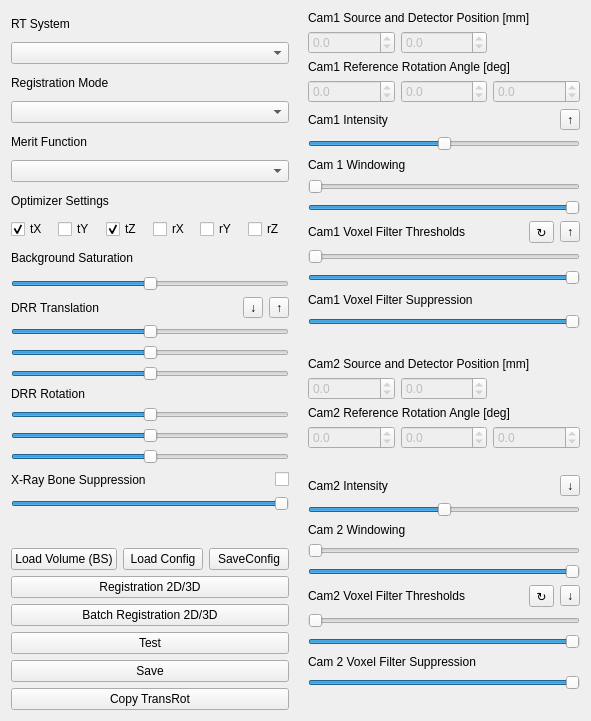
   <widget class="QWidget" name="layoutWidget">
    <property name="geometry">
     <rect>
      <x>19</x>
      <y>22</y>
      <width>591</width>
      <height>721</height>
     </rect>
    </property>
    <layout class="QHBoxLayout" name="horizontalLayout_43">
     <item>
      <layout class="QVBoxLayout" name="verticalLayout_2">
       <item>
        <widget class="QLabel" name="label_28">
         <property name="text">
          <string>RT System</string>
         </property>
        </widget>
       </item>
       <item>
        <widget class="QComboBox" name="comboBox_RtSystem"/>
       </item>
       <item>
        <widget class="QLabel" name="label_5">
         <property name="text">
          <string>Registration Mode</string>
         </property>
        </widget>
       </item>
       <item>
        <widget class="QComboBox" name="comboBox_RegistrationMode"/>
       </item>
       <item>
        <widget class="QLabel" name="label_4">
         <property name="text">
          <string>Merit Function</string>
         </property>
        </widget>
       </item>
       <item>
        <widget class="QComboBox" name="comboBox_MeritFunction"/>
       </item>
       <item>
        <widget class="QLabel" name="label_6">
         <property name="text">
          <string>Optimizer Settings</string>
         </property>
        </widget>
       </item>
       <item>
        <layout class="QGridLayout" name="gridLayout_13">
         <item row="0" column="0">
          <widget class="QCheckBox" name="checkBox_tx">
           <property name="text">
            <string>tX</string>
           </property>
           <property name="checked">
            <bool>true</bool>
           </property>
          </widget>
         </item>
         <item row="0" column="1">
          <widget class="QCheckBox" name="checkBox_ty">
           <property name="text">
            <string>tY</string>
           </property>
           <property name="checked">
            <bool>false</bool>
           </property>
          </widget>
         </item>
         <item row="0" column="2">
          <widget class="QCheckBox" name="checkBox_tz">
           <property name="text">
            <string>tZ</string>
           </property>
           <property name="checked">
            <bool>true</bool>
           </property>
          </widget>
         </item>
         <item row="0" column="4">
          <widget class="QCheckBox" name="checkBox_ry">
           <property name="text">
            <string>rY</string>
           </property>
          </widget>
         </item>
         <item row="0" column="3">
          <widget class="QCheckBox" name="checkBox_rx">
           <property name="text">
            <string>rX</string>
           </property>
          </widget>
         </item>
         <item row="0" column="5">
          <widget class="QCheckBox" name="checkBox_rz">
           <property name="text">
            <string>rZ</string>
           </property>
          </widget>
         </item>
        </layout>
       </item>
       <item>
        <widget class="QLabel" name="label_20">
         <property name="text">
          <string>Background Saturation</string>
         </property>
        </widget>
       </item>
       <item>
        <widget class="QSlider" name="horizontalSlider_BackgroundSaturation">
         <property name="maximum">
          <number>255</number>
         </property>
         <property name="value">
          <number>128</number>
         </property>
         <property name="orientation">
          <enum>Qt::Horizontal</enum>
         </property>
        </widget>
       </item>
       <item>
        <layout class="QGridLayout" name="gridLayout_12">
         <item row="8" column="0">
          <widget class="QLabel" name="label_2">
           <property name="text">
            <string>DRR Rotation</string>
           </property>
          </widget>
         </item>
         <item row="2" column="0">
          <layout class="QGridLayout" name="gridLayout_11">
           <item row="0" column="0">
            <widget class="QLabel" name="label_26">
             <property name="text">
              <string>DRR Translation</string>
             </property>
            </widget>
           </item>
           <item row="0" column="2">
            <widget class="QToolButton" name="toolButton_DrrTransRotUp">
             <property name="text">
              <string>↑</string>
             </property>
            </widget>
           </item>
           <item row="0" column="1">
            <widget class="QToolButton" name="toolButton_DrrTransformDown">
             <property name="text">
              <string>↓</string>
             </property>
            </widget>
           </item>
          </layout>
         </item>
         <item row="3" column="0">
          <widget class="QSlider" name="horizontalSlider_TransX">
           <property name="minimum">
            <number>-10000</number>
           </property>
           <property name="maximum">
            <number>10000</number>
           </property>
           <property name="orientation">
            <enum>Qt::Horizontal</enum>
           </property>
          </widget>
         </item>
         <item row="11" column="0">
          <widget class="QSlider" name="horizontalSlider_RotZ">
           <property name="minimum">
            <number>-1800</number>
           </property>
           <property name="maximum">
            <number>1800</number>
           </property>
           <property name="orientation">
            <enum>Qt::Horizontal</enum>
           </property>
          </widget>
         </item>
         <item row="10" column="0">
          <widget class="QSlider" name="horizontalSlider_RotY">
           <property name="minimum">
            <number>-1800</number>
           </property>
           <property name="maximum">
            <number>1800</number>
           </property>
           <property name="orientation">
            <enum>Qt::Horizontal</enum>
           </property>
          </widget>
         </item>
         <item row="4" column="0">
          <widget class="QSlider" name="horizontalSlider_TransY">
           <property name="minimum">
            <number>-10000</number>
           </property>
           <property name="maximum">
            <number>10000</number>
           </property>
           <property name="orientation">
            <enum>Qt::Horizontal</enum>
           </property>
          </widget>
         </item>
         <item row="9" column="0">
          <widget class="QSlider" name="horizontalSlider_RotX">
           <property name="minimum">
            <number>-1800</number>
           </property>
           <property name="maximum">
            <number>1800</number>
           </property>
           <property name="orientation">
            <enum>Qt::Horizontal</enum>
           </property>
          </widget>
         </item>
         <item row="5" column="0">
          <widget class="QSlider" name="horizontalSlider_TransZ">
           <property name="minimum">
            <number>-10000</number>
           </property>
           <property name="maximum">
            <number>10000</number>
           </property>
           <property name="orientation">
            <enum>Qt::Horizontal</enum>
           </property>
          </widget>
         </item>
        </layout>
       </item>
       <item>
        <layout class="QGridLayout" name="gridLayout_18">
         <item row="0" column="0">
          <layout class="QHBoxLayout" name="horizontalLayout_4">
           <item>
            <widget class="QLabel" name="label_25">
             <property name="text">
              <string>X-Ray Bone Suppression</string>
             </property>
            </widget>
           </item>
           <item>
            <spacer name="horizontalSpacer">
             <property name="orientation">
              <enum>Qt::Horizontal</enum>
             </property>
             <property name="sizeHint" stdset="0">
              <size>
               <width>40</width>
               <height>20</height>
              </size>
             </property>
            </spacer>
           </item>
           <item>
            <widget class="QCheckBox" name="checkBox_XrayBS">
             <property name="text">
              <string/>
             </property>
            </widget>
           </item>
          </layout>
         </item>
        </layout>
       </item>
       <item>
        <widget class="QSlider" name="horizontalSlider_WeightingFactorXray">
         <property name="maximum">
          <number>100</number>
         </property>
         <property name="value">
          <number>100</number>
         </property>
         <property name="orientation">
          <enum>Qt::Horizontal</enum>
         </property>
        </widget>
       </item>
       <item>
        <widget class="QLabel" name="label_weightsBS">
         <property name="text">
          <string/>
         </property>
        </widget>
       </item>
       <item>
        <layout class="QHBoxLayout" name="horizontalLayout_5">
         <item>
          <widget class="QPushButton" name="pushButton_LoadVolume">
           <property name="text">
            <string>Load Volume (BS)</string>
           </property>
          </widget>
         </item>
         <item>
          <widget class="QPushButton" name="pushButton_LoadConfig">
           <property name="text">
            <string>Load Config</string>
           </property>
          </widget>
         </item>
         <item>
          <widget class="QPushButton" name="pushButton_SaveConfig">
           <property name="text">
            <string>SaveConfig</string>
           </property>
          </widget>
         </item>
        </layout>
       </item>
       <item>
        <layout class="QHBoxLayout" name="horizontalLayout"/>
       </item>
       <item>
        <widget class="QPushButton" name="pushButton_Registration_2D3D">
         <property name="text">
          <string>Registration 2D/3D</string>
         </property>
        </widget>
       </item>
       <item>
        <widget class="QPushButton" name="pushButton_BatchRegistration2D3D">
         <property name="text">
          <string>Batch Registration 2D/3D</string>
         </property>
        </widget>
       </item>
       <item>
        <widget class="QPushButton" name="pushButton_Test">
         <property name="text">
          <string>Test</string>
         </property>
        </widget>
       </item>
       <item>
        <widget class="QPushButton" name="pushButton_SaveDrrs">
         <property name="text">
          <string>Save</string>
         </property>
        </widget>
       </item>
       <item>
        <widget class="QPushButton" name="pushButton_CopyTransRot">
         <property name="text">
          <string>Copy TransRot</string>
         </property>
        </widget>
       </item>
      </layout>
     </item>
     <item>
      <spacer name="horizontalSpacer_2">
       <property name="orientation">
        <enum>Qt::Horizontal</enum>
       </property>
       <property name="sizeType">
        <enum>QSizePolicy::Fixed</enum>
       </property>
       <property name="sizeHint" stdset="0">
        <size>
         <width>13</width>
         <height>20</height>
        </size>
       </property>
      </spacer>
     </item>
     <item>
      <layout class="QVBoxLayout" name="verticalLayout_7">
       <item>
        <layout class="QVBoxLayout" name="verticalLayout_9">
         <item>
          <layout class="QVBoxLayout" name="verticalLayout_8">
           <item>
            <layout class="QGridLayout" name="gridLayout_5">
             <item row="1" column="0">
              <widget class="QDoubleSpinBox" name="doubleSpinBox_Cam1SourceDistance">
               <property name="enabled">
                <bool>false</bool>
               </property>
               <property name="decimals">
                <number>1</number>
               </property>
               <property name="minimum">
                <double>-2000.000000000000000</double>
               </property>
               <property name="maximum">
                <double>2000.000000000000000</double>
               </property>
              </widget>
             </item>
             <item row="4" column="0">
              <widget class="QDoubleSpinBox" name="doubleSpinBox_Cam1RotX">
               <property name="enabled">
                <bool>false</bool>
               </property>
               <property name="decimals">
                <number>1</number>
               </property>
               <property name="minimum">
                <double>-180.000000000000000</double>
               </property>
               <property name="maximum">
                <double>180.000000000000000</double>
               </property>
              </widget>
             </item>
             <item row="4" column="1">
              <widget class="QDoubleSpinBox" name="doubleSpinBox_Cam1RotY">
               <property name="enabled">
                <bool>false</bool>
               </property>
               <property name="decimals">
                <number>1</number>
               </property>
               <property name="minimum">
                <double>-180.000000000000000</double>
               </property>
               <property name="maximum">
                <double>180.000000000000000</double>
               </property>
              </widget>
             </item>
             <item row="4" column="2">
              <widget class="QDoubleSpinBox" name="doubleSpinBox_Cam1RotZ">
               <property name="enabled">
                <bool>false</bool>
               </property>
               <property name="decimals">
                <number>1</number>
               </property>
               <property name="minimum">
                <double>-180.000000000000000</double>
               </property>
               <property name="maximum">
                <double>180.000000000000000</double>
               </property>
              </widget>
             </item>
             <item row="3" column="0" colspan="3">
              <widget class="QLabel" name="label_18">
               <property name="text">
                <string>Cam1 Reference Rotation Angle [deg]</string>
               </property>
              </widget>
             </item>
             <item row="0" column="0" colspan="3">
              <widget class="QLabel" name="label_17">
               <property name="text">
                <string>Cam1 Source and Detector Position [mm]</string>
               </property>
              </widget>
             </item>
             <item row="1" column="1">
              <widget class="QDoubleSpinBox" name="doubleSpinBox_Cam1DetectorDistance">
               <property name="enabled">
                <bool>false</bool>
               </property>
               <property name="decimals">
                <number>1</number>
               </property>
               <property name="minimum">
                <double>-2000.000000000000000</double>
               </property>
               <property name="maximum">
                <double>2000.000000000000000</double>
               </property>
              </widget>
             </item>
            </layout>
           </item>
           <item>
            <layout class="QGridLayout" name="gridLayout_8">
             <item row="0" column="0">
              <widget class="QLabel" name="label">
               <property name="text">
                <string>Cam1 Intensity</string>
               </property>
              </widget>
             </item>
             <item row="0" column="1">
              <widget class="QToolButton" name="toolButton_Intensity1Up">
               <property name="text">
                <string>↑</string>
               </property>
              </widget>
             </item>
            </layout>
           </item>
           <item>
            <widget class="QSlider" name="horizontalSlider_Intensity1">
             <property name="minimum">
              <number>0</number>
             </property>
             <property name="maximum">
              <number>1000</number>
             </property>
             <property name="value">
              <number>500</number>
             </property>
             <property name="sliderPosition">
              <number>500</number>
             </property>
             <property name="orientation">
              <enum>Qt::Horizontal</enum>
             </property>
            </widget>
           </item>
           <item>
            <widget class="QLabel" name="label_7">
             <property name="text">
              <string>Cam 1 Windowing</string>
             </property>
            </widget>
           </item>
           <item>
            <widget class="QSlider" name="horizontalSlider_Windowing1Min">
             <property name="maximum">
              <number>65535</number>
             </property>
             <property name="orientation">
              <enum>Qt::Horizontal</enum>
             </property>
            </widget>
           </item>
           <item>
            <widget class="QSlider" name="horizontalSlider_Windowing1Max">
             <property name="maximum">
              <number>65535</number>
             </property>
             <property name="value">
              <number>65535</number>
             </property>
             <property name="orientation">
              <enum>Qt::Horizontal</enum>
             </property>
            </widget>
           </item>
           <item>
            <layout class="QGridLayout" name="gridLayout_4">
             <item row="0" column="1">
              <widget class="QToolButton" name="toolButton_VoxelFilter1ThresholdSwap">
               <property name="text">
                <string>↻</string>
               </property>
              </widget>
             </item>
             <item row="0" column="2">
              <widget class="QToolButton" name="toolButton_VoxelFilter1ThresholdUp">
               <property name="text">
                <string>↑</string>
               </property>
              </widget>
             </item>
             <item row="0" column="0">
              <widget class="QLabel" name="label_16">
               <property name="text">
                <string>Cam1 Voxel Filter Thresholds</string>
               </property>
              </widget>
             </item>
            </layout>
           </item>
           <item>
            <widget class="QSlider" name="horizontalSlider_VoxelFilter1ThresholdLow">
             <property name="maximum">
              <number>65535</number>
             </property>
             <property name="orientation">
              <enum>Qt::Horizontal</enum>
             </property>
            </widget>
           </item>
           <item>
            <widget class="QSlider" name="horizontalSlider_VoxelFilter1ThresholdHigh">
             <property name="maximum">
              <number>65535</number>
             </property>
             <property name="value">
              <number>65535</number>
             </property>
             <property name="orientation">
              <enum>Qt::Horizontal</enum>
             </property>
            </widget>
           </item>
           <item>
            <widget class="QLabel" name="label_29">
             <property name="text">
              <string>Cam1 Voxel Filter Suppression</string>
             </property>
            </widget>
           </item>
           <item>
            <widget class="QSlider" name="horizontalSlider_WeightingFactorDrr1">
             <property name="maximum">
              <number>100</number>
             </property>
             <property name="value">
              <number>100</number>
             </property>
             <property name="orientation">
              <enum>Qt::Horizontal</enum>
             </property>
            </widget>
           </item>
           <item>
            <widget class="QLabel" name="label_Cam1Settings">
             <property name="text">
              <string/>
             </property>
            </widget>
           </item>
          </layout>
         </item>
        </layout>
       </item>
       <item>
        <layout class="QVBoxLayout" name="verticalLayout_11">
         <item>
          <layout class="QGridLayout" name="gridLayout_7">
           <item row="2" column="0" colspan="3">
            <widget class="QLabel" name="label_19">
             <property name="text">
              <string>Cam2 Reference Rotation Angle [deg]</string>
             </property>
            </widget>
           </item>
           <item row="0" column="0" colspan="3">
            <widget class="QLabel" name="label_22">
             <property name="text">
              <string>Cam2 Source and Detector Position [mm]</string>
             </property>
            </widget>
           </item>
           <item row="1" column="0">
            <widget class="QDoubleSpinBox" name="doubleSpinBox_Cam2SourceDistance">
             <property name="enabled">
              <bool>false</bool>
             </property>
             <property name="decimals">
              <number>1</number>
             </property>
             <property name="minimum">
              <double>-2000.000000000000000</double>
             </property>
             <property name="maximum">
              <double>2000.000000000000000</double>
             </property>
            </widget>
           </item>
           <item row="1" column="1">
            <widget class="QDoubleSpinBox" name="doubleSpinBox_Cam2DetectorDistance">
             <property name="enabled">
              <bool>false</bool>
             </property>
             <property name="decimals">
              <number>1</number>
             </property>
             <property name="minimum">
              <double>-2000.000000000000000</double>
             </property>
             <property name="maximum">
              <double>2000.000000000000000</double>
             </property>
            </widget>
           </item>
           <item row="3" column="0">
            <widget class="QDoubleSpinBox" name="doubleSpinBox_Cam2RotX">
             <property name="enabled">
              <bool>false</bool>
             </property>
             <property name="decimals">
              <number>1</number>
             </property>
             <property name="minimum">
              <double>-180.000000000000000</double>
             </property>
             <property name="maximum">
              <double>180.000000000000000</double>
             </property>
            </widget>
           </item>
           <item row="3" column="1">
            <widget class="QDoubleSpinBox" name="doubleSpinBox_Cam2RotY">
             <property name="enabled">
              <bool>false</bool>
             </property>
             <property name="decimals">
              <number>1</number>
             </property>
             <property name="minimum">
              <double>-180.000000000000000</double>
             </property>
             <property name="maximum">
              <double>180.000000000000000</double>
             </property>
            </widget>
           </item>
           <item row="3" column="2">
            <widget class="QDoubleSpinBox" name="doubleSpinBox_Cam2RotZ">
             <property name="enabled">
              <bool>false</bool>
             </property>
             <property name="decimals">
              <number>1</number>
             </property>
             <property name="minimum">
              <double>-180.000000000000000</double>
             </property>
             <property name="maximum">
              <double>180.000000000000000</double>
             </property>
            </widget>
           </item>
          </layout>
         </item>
         <item>
          <widget class="QLabel" name="label_21">
           <property name="text">
            <string/>
           </property>
          </widget>
         </item>
         <item>
          <layout class="QGridLayout" name="gridLayout_9">
           <item row="0" column="0">
            <widget class="QLabel" name="label_9">
             <property name="text">
              <string>Cam2 Intensity</string>
             </property>
            </widget>
           </item>
           <item row="0" column="1">
            <widget class="QToolButton" name="toolButton_Intensity2Down">
             <property name="text">
              <string>↓</string>
             </property>
            </widget>
           </item>
          </layout>
         </item>
         <item>
          <widget class="QSlider" name="horizontalSlider_Intensity2">
           <property name="maximum">
            <number>1000</number>
           </property>
           <property name="value">
            <number>500</number>
           </property>
           <property name="orientation">
            <enum>Qt::Horizontal</enum>
           </property>
          </widget>
         </item>
         <item>
          <widget class="QLabel" name="label_31">
           <property name="text">
            <string>Cam 2 Windowing</string>
           </property>
          </widget>
         </item>
         <item>
          <widget class="QSlider" name="horizontalSlider_Windowing2Min">
           <property name="maximum">
            <number>65535</number>
           </property>
           <property name="orientation">
            <enum>Qt::Horizontal</enum>
           </property>
          </widget>
         </item>
         <item>
          <widget class="QSlider" name="horizontalSlider_Windowing2Max">
           <property name="maximum">
            <number>65535</number>
           </property>
           <property name="value">
            <number>65535</number>
           </property>
           <property name="orientation">
            <enum>Qt::Horizontal</enum>
           </property>
          </widget>
         </item>
         <item>
          <layout class="QGridLayout" name="gridLayout_3">
           <item row="0" column="2">
            <widget class="QToolButton" name="toolButton_VoxelFilter2ThresholdDown">
             <property name="text">
              <string>↓</string>
             </property>
            </widget>
           </item>
           <item row="0" column="1">
            <widget class="QToolButton" name="toolButton_VoxelFilter2ThresholdSwap">
             <property name="text">
              <string>↻</string>
             </property>
            </widget>
           </item>
           <item row="0" column="0">
            <widget class="QLabel" name="label_8">
             <property name="text">
              <string>Cam2 Voxel Filter Thresholds</string>
             </property>
            </widget>
           </item>
          </layout>
         </item>
         <item>
          <widget class="QSlider" name="horizontalSlider_VoxelFilter2ThresholdLow">
           <property name="maximum">
            <number>65535</number>
           </property>
           <property name="orientation">
            <enum>Qt::Horizontal</enum>
           </property>
          </widget>
         </item>
         <item>
          <widget class="QSlider" name="horizontalSlider_VoxelFilter2ThresholdHigh">
           <property name="maximum">
            <number>65535</number>
           </property>
           <property name="value">
            <number>65535</number>
           </property>
           <property name="orientation">
            <enum>Qt::Horizontal</enum>
           </property>
          </widget>
         </item>
         <item>
          <widget class="QLabel" name="label_32">
           <property name="text">
            <string>Cam 2 Voxel Filter Suppression</string>
           </property>
          </widget>
         </item>
         <item>
          <widget class="QSlider" name="horizontalSlider_WeightingFactorDrr2">
           <property name="maximum">
            <number>100</number>
           </property>
           <property name="value">
            <number>100</number>
           </property>
           <property name="orientation">
            <enum>Qt::Horizontal</enum>
           </property>
          </widget>
         </item>
         <item>
          <widget class="QLabel" name="label_Cam2Settings">
           <property name="text">
            <string/>
           </property>
          </widget>
         </item>
        </layout>
       </item>
      </layout>
     </item>
    </layout>
   </widget>
